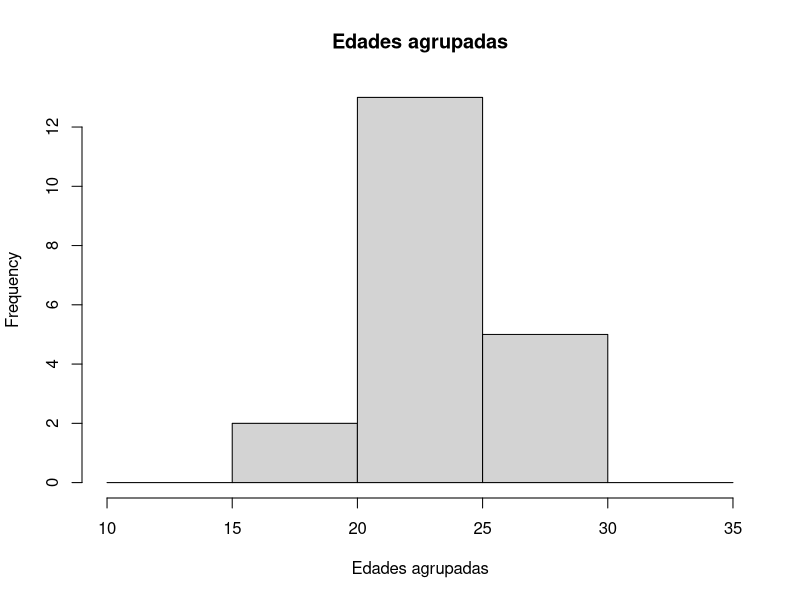

Source code (R): (Note: this script raises an error after producing the figure.)
setwd("D:/UAH/R/RPL_1")

grupoA = read.table("GrupoA.txt", header=TRUE)
grupoB = read.table("GrupoB.txt", header=TRUE)

edadesA = grupoA$Edad
edadesB = grupoB$Edad

hist(edadesA, breaks=c(10, 15, 20, 25, 30, 35), main="Edades agrupadas", xlab="Edades agrupadas")
hist(edadesB, breaks=c(10, 15, 20, 25, 30, 35), main="Edades agrupadas", xlab="Edades agrupadas")
